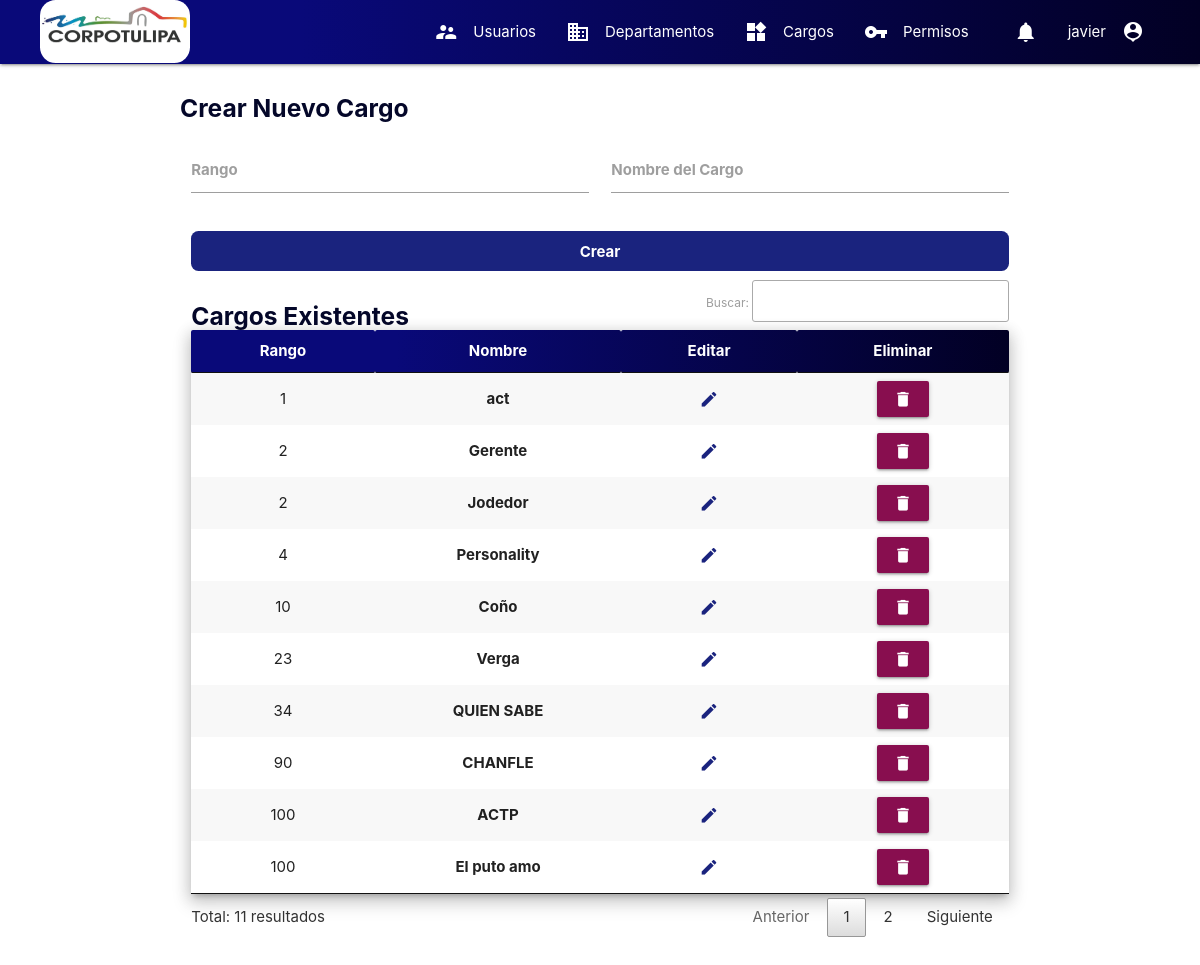
The app's page /frontend/cargos (signed in) with its own data.
### tables this page shows
CREATE TABLE `cargo` (
  `cargo_id` int(11) NOT NULL,
  `cargo` varchar(255) NOT NULL,
  `rango` int(11) NOT NULL
);

### controllers/controller.php (called while the page is built, shortened)
<?php
class ControllersSuperuser{
    public function cargos($router){
        include('backend/bd.php');
        $sql="SELECT * FROM cargo ORDER BY cargo ASC";
        $proceso=$bd->query($sql);
        return include("frontend/superuser/crear_cargos.php");
    }
}

### frontend/superuser/crear_cargos.php (the view, shortened to what this page needs)
<?php
include("frontend/modularizacion/encabezado_html.php");
include("frontend/modularizacion/menu.php");
?>
<div class="container section">
    <div class="row">
        <form id="form">
            <h5 class="title">Crear Nuevo Cargo</h5>
            <div class="col s12 m6 input-field">
                <input type="number" name="rango" id="rango">
                <label for="rango">Rango</label>
            </div>
            <div class="col s12 m6 input-field">
                <input type="text" name="nombre" id="nombre">
                <label for="nombre">Nombre del Cargo</label>
            </div>
            <div class="col s12 input-field">
                <button type="submit" id="btn-submit" class="btn-entrar">Crear</button>
            </div>
        </form>
        <div class="col s12">
            <h5 class="title title-table">Cargos Existentes</h5>
            <table id="tabla" class="striped responsive-table z-depth-3 centered">
                <thead class="table-head">
                    <th>Rango</th>
                    <th>Nombre</th>
                    <th>Editar</th>
                    <th>Eliminar</th>
                </thead>
                <tbody>
                    <?php
                    while ($data = $proceso->fetch_assoc()) {
                    ?>
                        <tr>
                            <td><?php echo $data["rango"] ?></td>
                            <td><b><?php echo $data["cargo"] ?></b></td>
                            <td><a href="editar_cargo/<?php echo $data["cargo_id"]; ?>" class="btn btn-flat indigo-text text-darken-4" style="font-weight: bold;">
                                    <i class="material-icons">edit</i></a></td>
                            <td><button type="button" class="btn pink darken-4 waves-effect waves-light" onclick="eliminar(<?php echo $data['cargo_id'] ?>)">
                                    <i class="material-icons">delete</i></button></td>
                        </tr>
                    <?php } ?>
                </tbody>
            </table>
        </div>
    </div>
</div>
<?php
include("frontend/modularizacion/cierre_html.php");
?>

### frontend/css/style.css (style rules this page uses)
* { margin: 0; padding: 0; }
.table-head { background: linear-gradient(90deg, rgba(9,9,121,1) 25%, rgba(2,0,36,1) 100%); color: white; }
.btn-entrar { width: 100%; height: 40px; border: transparent; border-radius: .5em; color: white; font-weight: bold; cursor: pointer; background-color: #1a237e; }
.title { color: #040729; font-weight: bold; }
.title-table { margin-bottom: -50px; }
.input-field>label { font-weight: bold; }

### records on screen
cargo: rango "1", cargo "act"
cargo: rango "100", cargo "ACTP"
cargo: rango "90", cargo "CHANFLE"
cargo: rango "10", cargo "Coño"
cargo: rango "100", cargo "El puto amo"
cargo: rango "2", cargo "Gerente"
cargo: rango "2", cargo "Jodedor"
cargo: rango "4", cargo "Personality"
cargo: rango "34", cargo "QUIEN SABE"
cargo: rango "23", cargo "Verga"

### other values on screen
$_SESSION["nombre"] "javier"
